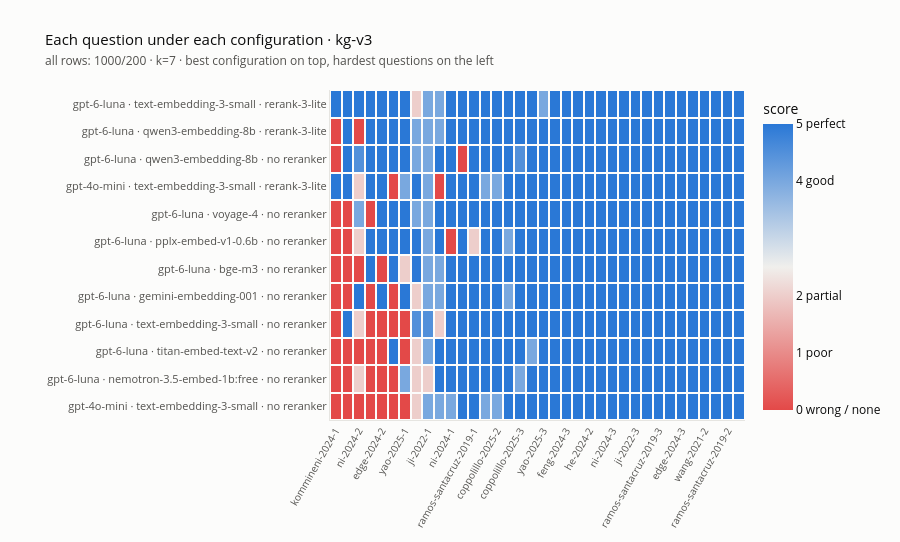

Notebook source saved alongside this figure:
### Markdown cell above
### Each question under each configuration

Repeat runs averaged. Questions that fail across most rows are hard or flawed; questions that fail only in some rows depend on the setup. Change the argument to see `kg-v1` or `kg-v2`.

### Code cell
def question_grid(version: str = "kg-v3") -> go.Figure:
    """Each question's score under each configuration (repeat runs averaged).

    Configurations run down the side, best on top; questions across, hardest on the left.
    Labels keep only the settings that differ between this set's configurations.
    """
    panel = questions_all[questions_all["question_set"] == version]
    table = panel.pivot_table(index="config", columns="question", values="score", aggfunc="mean")
    table = table.loc[table.mean(axis=1).sort_values(ascending=False).index]
    table = table[table.mean(axis=0).sort_values().index]
    parts = [c.split(" · ") for c in table.index]
    varying = [i for i in range(len(parts[0])) if len({p[i] for p in parts}) > 1]
    labels = [" · ".join(p[i] for i in varying) for p in parts]
    shared = " · ".join(parts[0][i] for i in range(len(parts[0])) if i not in varying)
    fig = go.Figure(go.Heatmap(
        z=table.values, x=table.columns, y=labels, zmin=0, zmax=5, xgap=2, ygap=2,
        colorscale=[[0, RED], [0.5, NEUTRAL], [1, BLUE]],
        colorbar=dict(title="score", tickvals=[0, 1, 2, 4, 5],
                      ticktext=["0 wrong / none", "1 poor", "2 partial", "4 good", "5 perfect"]),
        hovertemplate="%{y}<br>%{x}<br>score %{z:.1f}<extra></extra>",
    ))
    fig.update_layout(title=dict(
        text=f"Each question under each configuration · {version}<br>"
             f"<span style='font-size:12px;color:{TEXT_2}'>all rows: {shared} · best configuration on top, "
             f"hardest questions on the left</span>",
        font_size=15,
    ))
    styled(fig, 230 + 26 * table.shape[0])
    fig.update_layout(margin=dict(l=330, t=90, b=120))
    fig.update_xaxes(tickangle=-60, tickfont=dict(size=10, color=TEXT_2), showgrid=False)
    fig.update_yaxes(autorange="reversed", tickfont=dict(size=11, color=TEXT_2), showgrid=False)
    return fig


question_grid("kg-v3").show()

### Figure 1 — Plotly figure (JSON) as saved in the notebook; plotly's stock layout.template omitted (floating-point values rounded to 4 significant figures; data arrays with more than 128 entries replaced by an {"elided": "..."} marker saying what was removed)
{"data": [{"colorbar": {"ticktext": ["0 wrong / none", "1 poor", "2 partial", "4 good", "5 perfect"], "tickvals": [0, 1, 2, 4, 5], "title": {"text": "score"}}, "colorscale": [[0, "#e34948"], [0.5, "#f0efec"], [1, "#2a78d6"]], "hovertemplate": "%{y}<br>%{x}<br>score %{z:.1f}<extra></extra>", "type": "heatmap", "x": ["kommineni-2024-1", "sun-2024-2", "ni-2024-2", "sun-2024-3", "edge-2024-2", "sun-2024-1", "yao-2025-1", "he-2024-1", "ji-2022-1", "iga-2024-3", "ni-2024-1", "coppolillo-2025-1", "ramos-santacruz-2019-1", "kommineni-2024-2", "coppolillo-2025-2", "feng-2024-2", "coppolillo-2025-3", "wang-2021-3", "yao-2025-3", "iga-2024-1", "feng-2024-3", "iga-2024-2", "he-2024-2", "he-2024-3", "ni-2024-3", "kommineni-2024-3", "ji-2022-3", "ji-2022-2", "ramos-santacruz-2019-3", "edge-2024-1", "edge-2024-3", "feng-2024-1", "wang-2021-2", "wang-2021-1", "ramos-santacruz-2019-2", "yao-2025-2"], "xgap": 2, "y": ["gpt-6-luna · text-embedding-3-small · rerank-3-lite", "gpt-6-luna · qwen3-embedding-8b · rerank-3-lite", "gpt-6-luna · qwen3-embedding-8b · no reranker", "gpt-4o-mini · text-embedding-3-small · rerank-3-lite", "gpt-6-luna · voyage-4 · no reranker", "gpt-6-luna · pplx-embed-v1-0.6b · no reranker", "gpt-6-luna · bge-m3 · no reranker", "gpt-6-luna · gemini-embedding-001 · no reranker", "gpt-6-luna · text-embedding-3-small · no reranker", "gpt-6-luna · titan-embed-text-v2 · no reranker", "gpt-6-luna · nemotron-3.5-embed-1b:free · no reranker", "gpt-4o-mini · text-embedding-3-small · no reranker"], "ygap": 2, "z": {"elided": "12x36 float values"}, "zmax": 5, "zmin": 0}], "layout": {"font": {"color": "#0b0b0b", "size": 12}, "height": 542, "hoverlabel": {"bgcolor": "white", "font": {"color": "#0b0b0b"}}, "legend": {"font": {"color": "#52514e"}, "orientation": "h", "x": 0, "y": -0.18}, "margin": {"b": 120, "l": 330, "r": 30, "t": 90}, "paper_bgcolor": "#fcfcfb", "plot_bgcolor": "#fcfcfb", "title": {"font": {"size": 15}, "text": "Each question under each configuration · kg-v3<br><span style='font-size:12px;color:#52514e'>all rows: 1000/200 · k=7 · best configuration on top, hardest questions on the left</span>"}, "xaxis": {"gridcolor": "#e6e5e1", "linecolor": "#e6e5e1", "showgrid": false, "tickangle": -60, "tickfont": {"color": "#52514e", "size": 10}, "title": {"font": {"color": "#52514e"}}, "zeroline": false}, "yaxis": {"autorange": "reversed", "gridcolor": "#e6e5e1", "linecolor": "#e6e5e1", "showgrid": false, "tickfont": {"color": "#52514e", "size": 11}, "title": {"font": {"color": "#52514e"}}, "zeroline": false}}}
